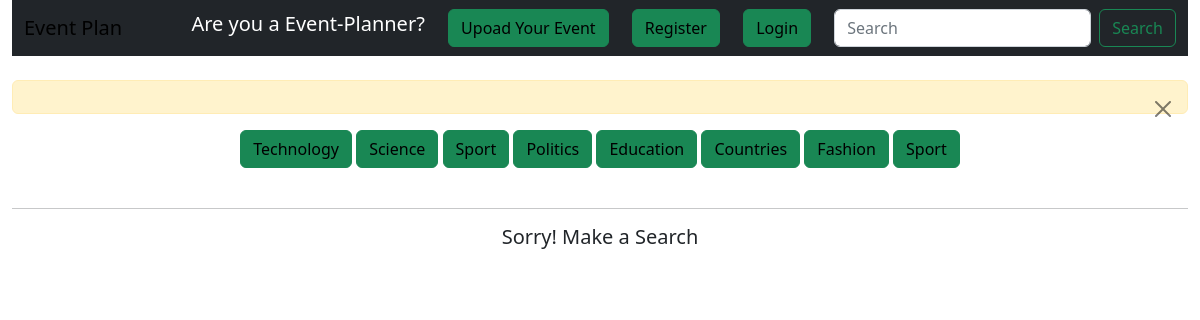
Screenshot of /search with the database file from the repository.
### event/models.py (models this page shows, shortened)
class Post(models.Model):
    title = models.CharField(max_length=100)
    author = models.ForeignKey(User, on_delete=models.CASCADE)
    description = models.TextField()
    category = models.CharField( max_length=100, default="Uncategory")
    location = models.CharField(max_length=100)
    date = models.DateTimeField()

### event/views.py (the view)
# urls.py: path('search', search, name='search'),
def search(request):
    post_tag = Post.objects.filter()[:8]
    if request.method == "POST":
        search = request.POST['searched']
        post = Post.objects.filter(title__contains=search)
        return render(request, 'event/search.html', {'post':post, 'search':search,'cat':post_tag})
    else:
        return render(request, 'event/search.html', {'cat':post_tag})

### event/templates/event/search.html
{% extends 'event/base.html' %}
{% block content %}
<center>
    <div class="container">
        <div class="row row-col-6">
            <div class="col" style="text-align: center;">
                {% for cat in cat %}
                    <a href="{% url 'category' cat.category %}" class="nav-item btn btn-success">{{cat.category}}</a>
                {% endfor %}
            </div>
        </div>
      </div>
      <br>
      <hr>
    {% if search %}
        <h1 style="text-align: center; font-family: Arial, Helvetica, sans-serif;">You Search For {{ search }}</h1><br>
            {% for post in post %}
                <div class="card">
                    <img src="..." class="card-img-top" alt="...">
                    <div class="card-body">
                        <h5 class="card-title">{{post.title|title}}</h5>
                        <p class="card-text"> {{post.description}}.</p>
                        <p class="lead">Location: {{post.location}} | Date: {{post.date}}</p>
                        <b class="lead" style="font-size: small; padding-right:350px ;">Author: {{post.author}}</b>
                        <i class="lead" style="font-size: small;">{{post.category}}</i><br>
                        <a href="{% url 'update' post.id %}"> Update</a> | <a href="{% url 'delete' post.id %}">Delete</a>
                    </div>
                </div>
            {% endfor %}
    {% else %}
        <h1 class="lead">Sorry! Make a Search</h1>
    {% endif %}
</center>
{% endblock %}

### event/templates/event/base.html (shortened to what this page needs)
<!doctype html>
<html lang="en">
  <head>
    {% load static %}
    <link rel="stylesheet" href="{% static 'style.css' %}">
    <link href="https://cdn.jsdelivr.net/npm/bootstrap@5.2.0-beta1/dist/css/bootstrap.min.css" rel="stylesheet">
    <link rel="stylesheet" href="https://cdnjs.cloudflare.com/ajax/libs/font-awesome/4.7.0/css/font-awesome.min.css">
  </head>
  <body class="container-fluid">
     <nav class="navbar navbar-expand-lg navbar-dark bg-dark">
      <div class="container-fluid">
        <a class="navbar-brand" href="{% url 'home' %}" style="padding-right: 30px;">Event Plan</a>
        <h6 style="color: white;" class="lead">Are you a Event-Planner?</h6>
        <div>
          <li class="nav-item btn btn-success">
            <a href="{% url 'upload' %}" class="nav-link">Upoad Your Event</a>
          </li>
        </div>
        {% if user.is_authenticated %}
          <li class="nav-item btn btn-success">
            <a href="{% url 'logout' %}" class="nav-link">Logout</a>
          </li>
        {% else%}
        <li class="nav-item btn btn-success">
          <a href="{% url 'register' %}" class="nav-link">Register</a>
        </li>
          <li class="nav-item btn btn-success">
            <a href="{% url 'login' %}" class="nav-link">Login</a>
          </li>
        {% endif %}
        <form action="{% url 'search' %}" class="d-flex" role="search" method="POST">
          <input class="form-control me-2" type="text" name="searched" placeholder="Search" aria-label="Search">
          <button class="btn btn-outline-success" name="q" value="search" type="submit">Search</button>
        </form>
      </div>
    </nav>
    <br>
      <div class="alert alert-warning alert-dismissible fade show" role="alert">
        <button type="button" class="btn-close" data-bs-dismiss="alert" aria-label="Close"></button>
      </div>
    {% block content %}
    {% endblock %}
  </body>
</html

### event/static/style.css (style rules this page uses)
a:link { text-decoration-line: none; text-emphasis: none; text-decoration: none; text-transform: none; color: black; }

### rows the page displays
Post: category "Technology"
Post: category "Science"
Post: category "Sport"
Post: category "Politics"
Post: category "Education"
Post: category "Countries"
Post: category "Fashion"
Post: category "Sport"
